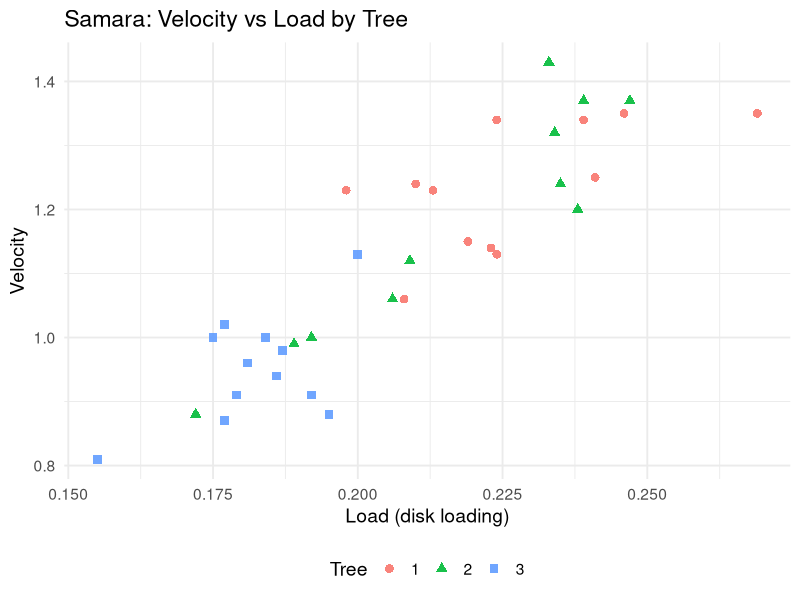
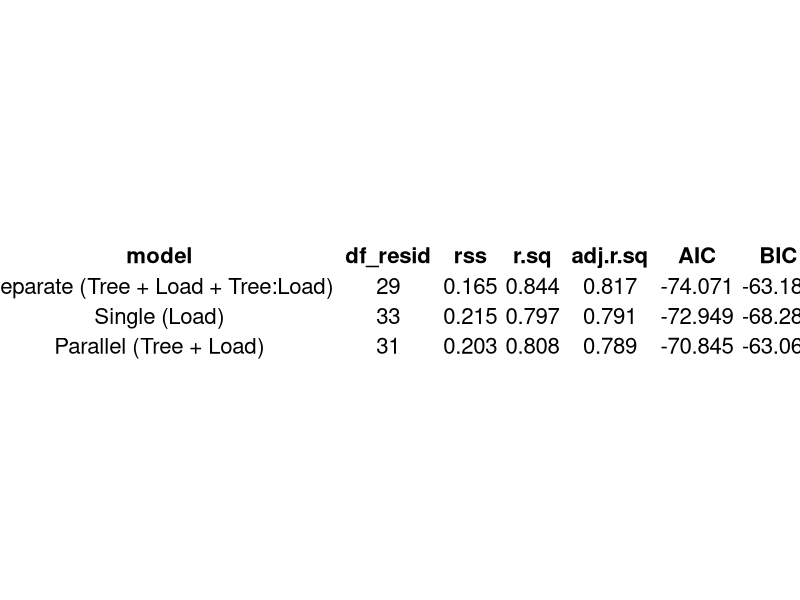
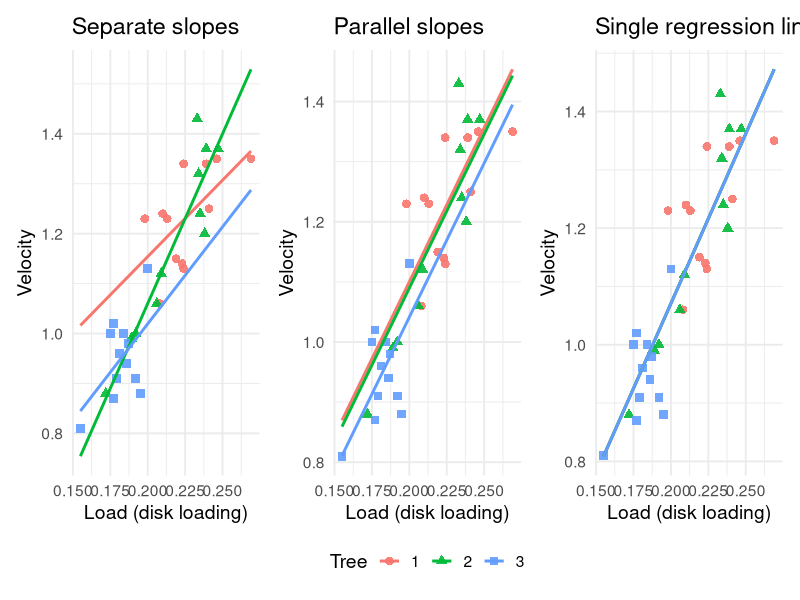
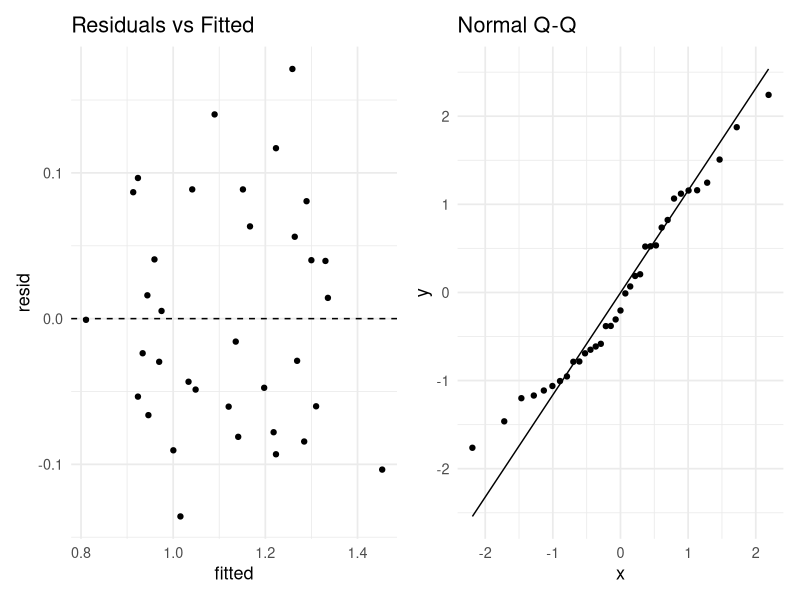
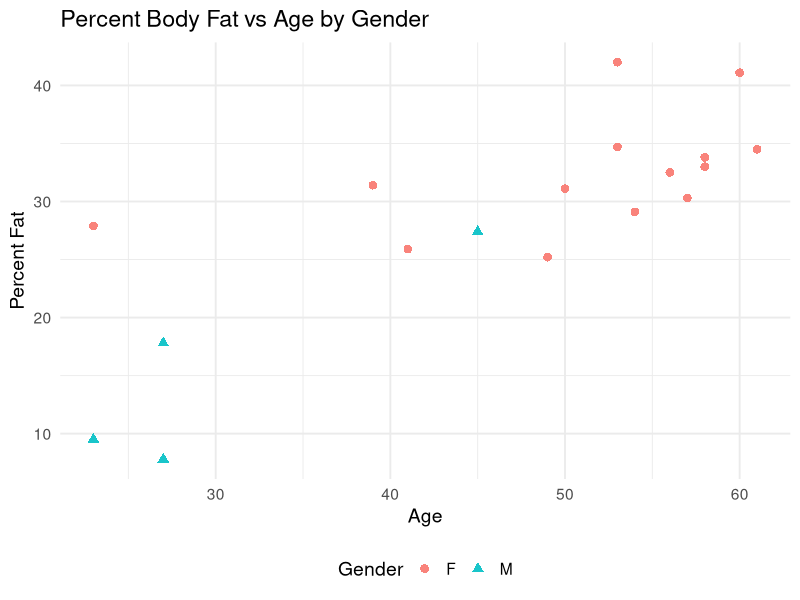

R code for these plots, in order:
## ---- chunk 1
library(knitr)
opts_chunk$set(dev=c("png", "pdf"))
opts_chunk$set(fig.height=6, fig.width=7, fig.path="Figures/", fig.alt="unlabelled")
opts_chunk$set(comment="", fig.align="center", tidy=TRUE)
options(knitr.kable.NA = '')
library(tidyverse)
library(broom)
## ---- chunk 2
library(car)          # Type I vs Type III ANOVA
library(emmeans)      # Marginal means and trends
library(kableExtra)   # Table styling
library(patchwork)    # Plot composition
library(scales)
library(gridExtra)
library(grid)
## ---- chunk 3
Samara <- read_csv("../../data/samara.csv",show_col_types = FALSE) |>
  transform(Tree = factor(Tree))

## ---- chunk 4
p_samara <- Samara |>
  ggplot(aes(x = Load, y = Velocity, color = Tree, shape = Tree)) +
  geom_point(size = 2.6, alpha = 0.9) +
  labs(title = "Samara: Velocity vs Load by Tree",
       x = "Load (disk loading)",
       y = "Velocity") +
  theme_minimal(base_size = 14) +
  theme(legend.position = "bottom")
p_samara
## ---- chunk 5
M2_sep <- lm(Velocity ~ Tree + Load + Tree:Load, data = Samara)  # separate slopes
M1_par <- lm(Velocity ~ Tree + Load, data = Samara)              # parallel slopes
M0_one <- lm(Velocity ~ Load, data = Samara)                     # single line
## ---- chunk 6
summaries <- bind_rows(
  glance(M2_sep) |> mutate(model = "Separate (Tree + Load + Tree:Load)"),
  glance(M1_par) |> mutate(model = "Parallel (Tree + Load)"),
  glance(M0_one) |> mutate(model = "Single (Load)")
) |>
  mutate(rss = map_dbl(list(M2_sep, M1_par, M0_one), ~ sum(residuals(.x)^2))) |>
  transmute(model,
            df_resid = df.residual,
            rss,
            r.sq = r.squared,
            adj.r.sq = adj.r.squared,
            AIC = AIC,
            BIC = BIC) |>
  arrange(AIC)

## ---- chunk 7


tbl <- summaries |>
  mutate(across(c(rss, r.sq, adj.r.sq, AIC, BIC), ~round(., 3)))

theme_tbl <- ttheme_minimal(
  base_size = 16,                                  # font size
  core    = list(padding = unit(c(6, 10), "pt")),  # cell padding
  colhead = list(fg_params = list(fontface = "bold"))
)

tg <- tableGrob(tbl, rows = NULL, theme = theme_tbl)
grid.newpage(); grid.draw(tg)
## ---- chunk 8

# Make a version of plot_lines that maps color for the predicted lines
plot_lines_with_legend <- function(model, title) {
  newdat <- tidyr::crossing(
    Tree = factor(levels(Samara$Tree), levels = levels(Samara$Tree)),
    Load = seq(min(Samara$Load), max(Samara$Load), length.out = 100)
  )
  newdat$Velocity_hat <- predict(model, newdata = newdat)
  # Ensure both points and lines use the same color mapping (Tree)
  p <- p_samara +
    geom_line(data = newdat, aes(x = Load, y = Velocity_hat, color = Tree), linewidth = 1)
  p + labs(title = title)
}

p1 <- plot_lines_with_legend(M2_sep, "Separate slopes")
p2 <- plot_lines_with_legend(M1_par, "Parallel slopes")
p3 <- plot_lines_with_legend(M0_one, "Single regression line")

# Collect a single legend and put it at the bottom
(p1 + p2 + p3) + plot_layout(ncol = 3, guides = "collect") & theme(legend.position = "bottom")

## ---- chunk 9
# M1 vs M2 tests the interaction
anova(M1_par, M2_sep)
## ---- chunk 10
# M0 vs M1 tests Tree after Load
anova(M0_one, M1_par)
## ---- chunk 11
# M0 vs M2 tests Tree and interaction together
anova(M0_one, M2_sep)
## ---- chunk 12
anova(M0_one, M1_par, M2_sep)
## ---- chunk 13
rss_M1 <- sum(residuals(M1_par)^2)
rss_M2 <- sum(residuals(M2_sep)^2)
d      <- attr(logLik(M2_sep),"df") - attr(logLik(M1_par),"df")  # number of added parameters
r      <- df.residual(M2_sep)                                    # residual df in larger model
Fval   <- ((rss_M1 - rss_M2)/d) / (rss_M2/r)
pval   <- pf(Fval, d, r, lower.tail = FALSE)

## ---- chunk 14
tibble(comparison = "M1 vs M2", d = d, r = r, F = Fval, `Pr(>F)` = pval) |>
  kable(digits = 6, caption = "Manual partial F reproduces anova()") |>
  kable_styling(full_width = FALSE)
## ---- chunk 15
chosen <- M1_par
p1 <- ggplot(data.frame(fitted = fitted(chosen), resid = resid(chosen)), aes(fitted, resid)) +
  geom_point() + geom_hline(yintercept = 0, linetype = 2) +
  labs(title = "Residuals vs Fitted") + theme_minimal(base_size = 13)
p2 <- ggplot(data.frame(stdres = rstandard(chosen)), aes(sample = stdres)) +
  stat_qq() + stat_qq_line() +
  labs(title = "Normal Q-Q") + theme_minimal(base_size = 13)
p1 | p2
## ---- chunk 16
Fat <- readr::read_csv("../../data/fat.csv", show_col_types = FALSE)
## ---- chunk 17
p_fat <- ggplot(Fat, aes(x = Age, y = Percent.Fat, color = Gender, shape = Gender)) +
  geom_point(size = 2.6, alpha = 0.9) +
  labs(title = "Percent Body Fat vs Age by Gender",
       x = "Age", y = "Percent Fat") +
  theme_minimal(base_size = 14) +
  theme(legend.position = "bottom")
p_fat
## ---- chunk 18
F0 <- lm(Percent.Fat ~ Age, data = Fat)
F1 <- lm(Percent.Fat ~ Gender + Age, data = Fat)
F2 <- lm(Percent.Fat ~ Gender + Age + Gender:Age, data = Fat)

anova(F0, F1)
anova(F1, F2)

## ---- chunk 19

summary(F1)

## ---- chunk 20
co <- coef(F1)
beta0 <- unname(co["(Intercept)"])
beta_age <- unname(co["Age"])
beta_male <- unname(co["GenderM"])
tibble(
  model = c("Females", "Males"),
  equation = c(
    sprintf("Fat = %.2f + %.2f * Age", beta0, beta_age),
    sprintf("Fat = %.2f + %.2f * Age", beta0 + beta_male, beta_age)
  )
) |>
  kable(caption = "Fitted equations by Gender (parallel slopes model)") |>
  kable_styling(full_width = FALSE)
